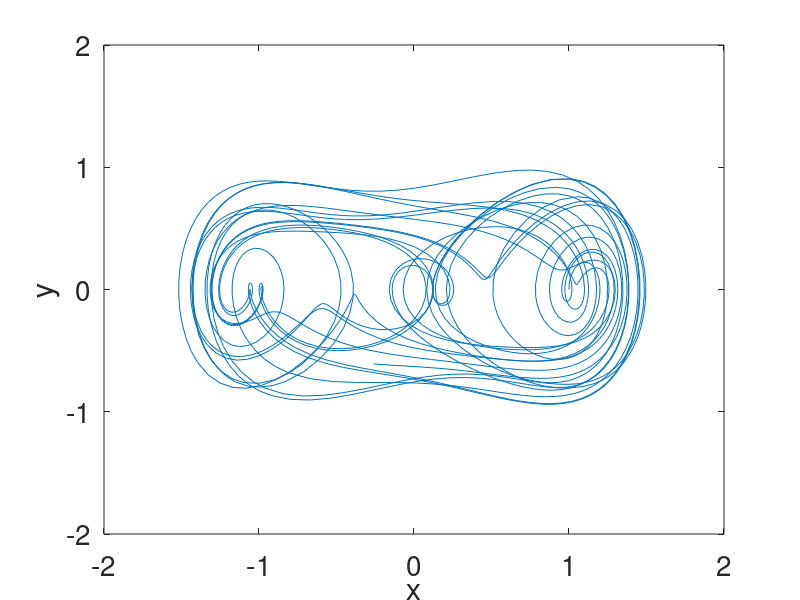

This chart was generated by the following MATLAB code:
% Program_17c - Phase portraits for nonautonomous systems.
% Chapter 17 - Poincare Maps and Nonautonomous Systems in the Plane.
% Copyright Springer 2025. Stephen Lynch.

% Phase portrait for the Duffing system.
deq=@(t,x) [x(2);x(1)-0.3*x(2)-(x(1))^3+0.5*cos(1.25*t)]; 
options=odeset('RelTol',1e-4,'AbsTol',1e-4);
[t,xx]=ode45(deq,[0 200],[1,0],options);
plot(xx(:,1),xx(:,2))
set(gca,'FontSize',20);
axis([-2 2 -2 2])
xlabel('x')
ylabel('y')
% End of Program_17c.
